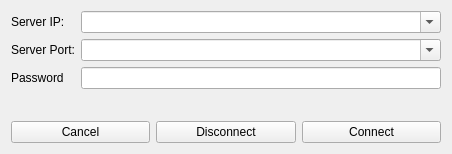
<?xml version="1.0" encoding="UTF-8"?>
<ui version="4.0">
 <class>NetworkLoginWidget</class>
 <widget class="QWidget" name="NetworkLoginWidget">
  <property name="geometry">
   <rect>
    <x>0</x>
    <y>0</y>
    <width>452</width>
    <height>154</height>
   </rect>
  </property>
  <property name="windowTitle">
   <string>Form</string>
  </property>
  <layout class="QVBoxLayout" name="verticalLayout" stretch="1,0">
   <item>
    <layout class="QFormLayout" name="formLayout">
     <item row="0" column="0">
      <widget class="QLabel" name="label">
       <property name="text">
        <string>Server IP:</string>
       </property>
      </widget>
     </item>
     <item row="0" column="1">
      <widget class="QComboBox" name="serverIPComboBox">
       <property name="editable">
        <bool>true</bool>
       </property>
      </widget>
     </item>
     <item row="1" column="0">
      <widget class="QLabel" name="label_2">
       <property name="text">
        <string>Server Port:</string>
       </property>
      </widget>
     </item>
     <item row="1" column="1">
      <widget class="QComboBox" name="serverPortComboBox">
       <property name="editable">
        <bool>true</bool>
       </property>
      </widget>
     </item>
     <item row="2" column="0">
      <widget class="QLabel" name="label_3">
       <property name="text">
        <string>Password</string>
       </property>
      </widget>
     </item>
     <item row="2" column="1">
      <widget class="QLineEdit" name="serverPasswordLineEdit">
       <property name="echoMode">
        <enum>QLineEdit::Normal</enum>
       </property>
      </widget>
     </item>
    </layout>
   </item>
   <item>
    <layout class="QHBoxLayout" name="horizontalLayout">
     <item>
      <widget class="QPushButton" name="cancelBtn">
       <property name="text">
        <string>Cancel</string>
       </property>
      </widget>
     </item>
     <item>
      <widget class="QPushButton" name="disconnectBtn">
       <property name="text">
        <string>Disconnect</string>
       </property>
      </widget>
     </item>
     <item>
      <widget class="QPushButton" name="connectBtn">
       <property name="text">
        <string>Connect</string>
       </property>
      </widget>
     </item>
    </layout>
   </item>
  </layout>
 </widget>
 <resources/>
 <connections/>
</ui>
